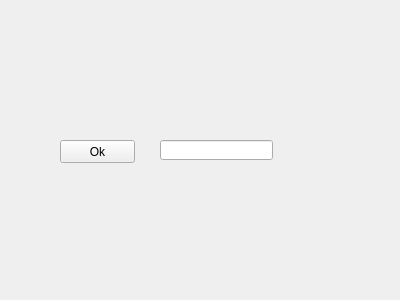
<?xml version="1.0" encoding="UTF-8"?>
<ui version="4.0">
 <class>Form</class>
 <widget class="QWidget" name="Form">
  <property name="geometry">
   <rect>
    <x>0</x>
    <y>0</y>
    <width>400</width>
    <height>300</height>
   </rect>
  </property>
  <property name="windowTitle">
   <string>Form</string>
  </property>
  <widget class="QPushButton" name="pushButton">
   <property name="geometry">
    <rect>
     <x>60</x>
     <y>140</y>
     <width>75</width>
     <height>23</height>
    </rect>
   </property>
   <property name="text">
    <string>Ok</string>
   </property>
  </widget>
  <widget class="QLineEdit" name="lineEdit">
   <property name="geometry">
    <rect>
     <x>160</x>
     <y>140</y>
     <width>113</width>
     <height>20</height>
    </rect>
   </property>
  </widget>
 </widget>
 <resources/>
 <connections/>
</ui>
